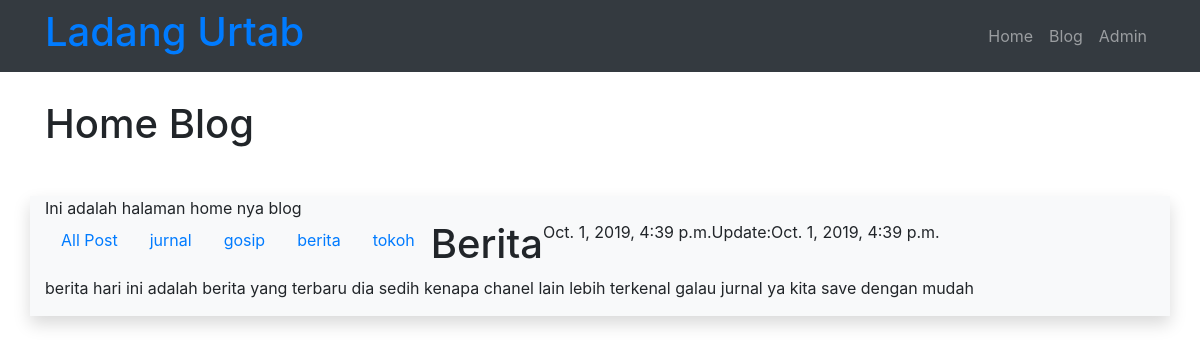
Page /blog/post/berita/ on the committed database.
### blog/models.py (models this page shows, shortened)
class Post(models.Model):
	judul 	 = models.CharField(max_length=255)
	body 	 = models.TextField()
	category = models.CharField(max_length=255)
	publish  = models.DateTimeField(auto_now_add=True)
	update   = models.DateTimeField(auto_now=True)
	slug     = models.SlugField(blank=True,editable=False)

### blog/views.py (the view)
# urls.py: url(r'^post/(?P<slugInput>[\w-]+)/$',views.detailPost,name='detail'),
def detailPost(request,slugInput):
	posts = Post.objects.get(slug = slugInput)
	categories = Post.objects.values("category").distinct();
	context={
		'judul':'Home Blog',
		'content':'Ini adalah halaman home nya blog',
		'Categories':categories,
		'Posts':posts
	}
	return render(request,'blog/detail.html',context)

### blog/templates/blog/detail.html (shortened to what this page needs)
{% extends "base.html"%}
{% block pageTitle%}
	{{judul}}
{% endblock pageTitle%}
{% block contents%}
	{{content}}
		<ul class="nav">
			<li class="nav-item">
				<a class="nav-link" href="/blog">All Post</a>
			</li>
			{% for datacategory in Categories %}
			<li class="nav-item">
				<a class="nav-link" href="/blog/category/{{datacategory.category}}">{{datacategory.category}}</a>
			</li>
	{% endfor %}
	<h1>{{Posts.judul}}</h1>
	<p>{{Posts.publish}}</p>
	<p>Update:{{Posts.update}}</p>
	<p>{{Posts.body}}</p>
{% endblock contents%}

### rows in the picture
Post: judul "Berita", publish "Oct. 1, 2019, 4:39 p.m.", update "Oct. 1, 2019, 4:39 p.m.", body "berita hari ini adalah berita yang terbaru dia sedih kenapa chanel lain lebih terkenal galau jurnal ya kita save dengan mudah"

### other values in the picture
{{ judul }} "Home Blog"
{{ content }} "Ini adalah halaman home nya blog"
{{ datacategory.category }} "jurnal" "gosip" "berita" "tokoh"
